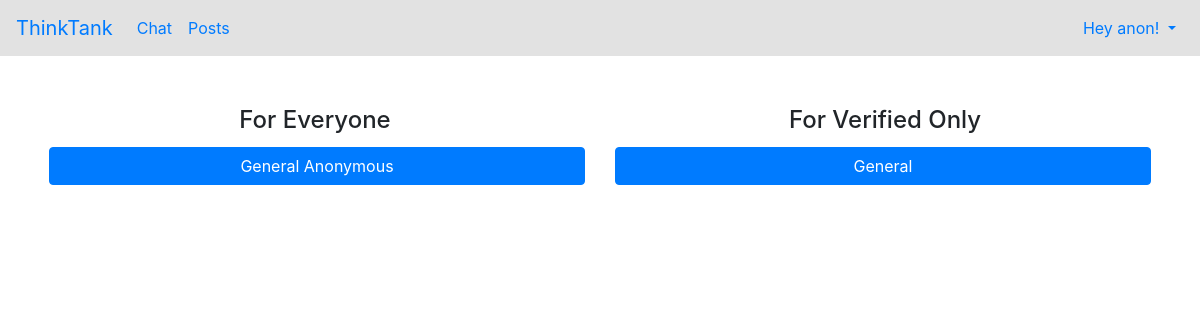
The app's page /, older data.
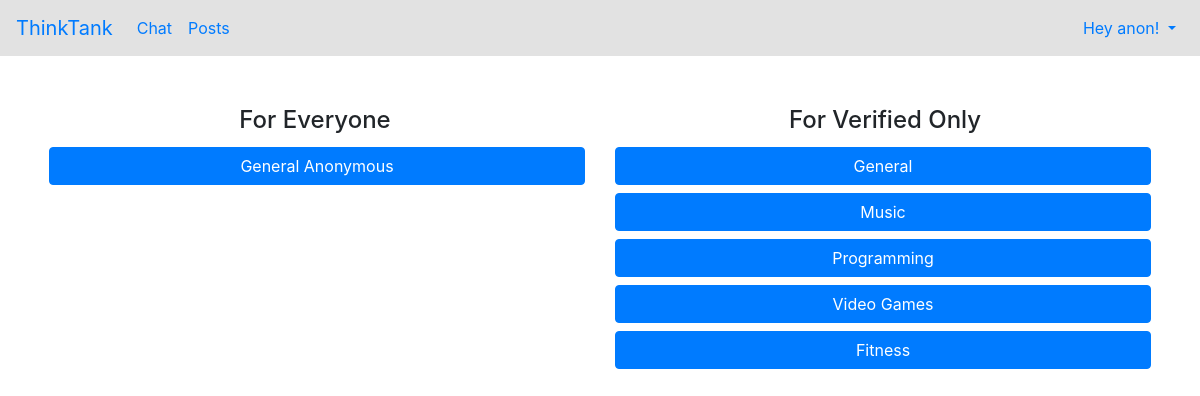
The same page, newer data.
### chat/models.py (models this page shows)
class Room(models.Model):
    anonymous = models.BooleanField(default=False)
    name = models.TextField(blank=False, null=False)
    url = models.TextField(blank=False, null=False)
    class Meta:
        constraints = [
            models.UniqueConstraint(
                fields=['url', 'anonymous'],
                name='composite primary key',
            )
        ]
    def __str__(self):
        return f'{self.name}'

### chat/views.py (the view)
# urls.py: path('', HomeView.as_view(), name='home'),
class HomeView(View):
    def get(self, request: HttpRequest) -> HttpResponse:
        acs = rooms().filter(anonymous=True)
        cs = rooms().filter(anonymous=False)
        print(acs)
        print(cs)
        dictedrooms = [
            {
                'chatroom': c,
                'anonchatroom': ac,
            }
            for c, ac in zip_longest(cs, acs)
        ]
        for room in dictedrooms:
            print(f"{room['chatroom']} {room['anonchatroom']}")
        context = {
            'rooms': dictedrooms
        }
        return render(request, 'chat/main.html', context=context)

### chat/models.py (called while the page is built)
def rooms():
    return Room.objects

### templates/chat/main.html (shortened to what this page needs)
{% extends 'base.html' %}
{% block content %}
  <div class="container">
    <div class="row">
      <div class="col">
        <h4 class="w-100 text-center">For Everyone</h4>
      </div>
      <div class="col">
        <h4 class="w-100 text-center">For Verified Only</h4>
      </div>
    </div>
    {% for room in rooms %}
      <div class="row p-1">
        <div class="col">
          {% with room.anonchatroom as ac  %}
            {% if ac %}
              <a
                class="btn btn-primary w-100"
                href="{% url 'chat:anon' room=ac.url %}"
              >{{ ac.name }}</a>
            {% endif %}
          {% endwith %}
        </div>
        <div class="col">
          {% with room.chatroom as c %}
            {% if c %}
              <a
                class="btn btn-primary w-100"
                href="{% url 'chat:room' room=c.url %}"
              >{{ c.name }}</a>
            {% endif %}
          {% endwith %}
        </div>
      </div>
    {% endfor %}
  </div>
{% endblock %}

Row changes from the older to the newer data that the page shows:
added Room: chatroom.name "Music"
added Room: chatroom.name "Programming"
added Room: chatroom.name "Video Games"
added Room: chatroom.name "Fitness"
